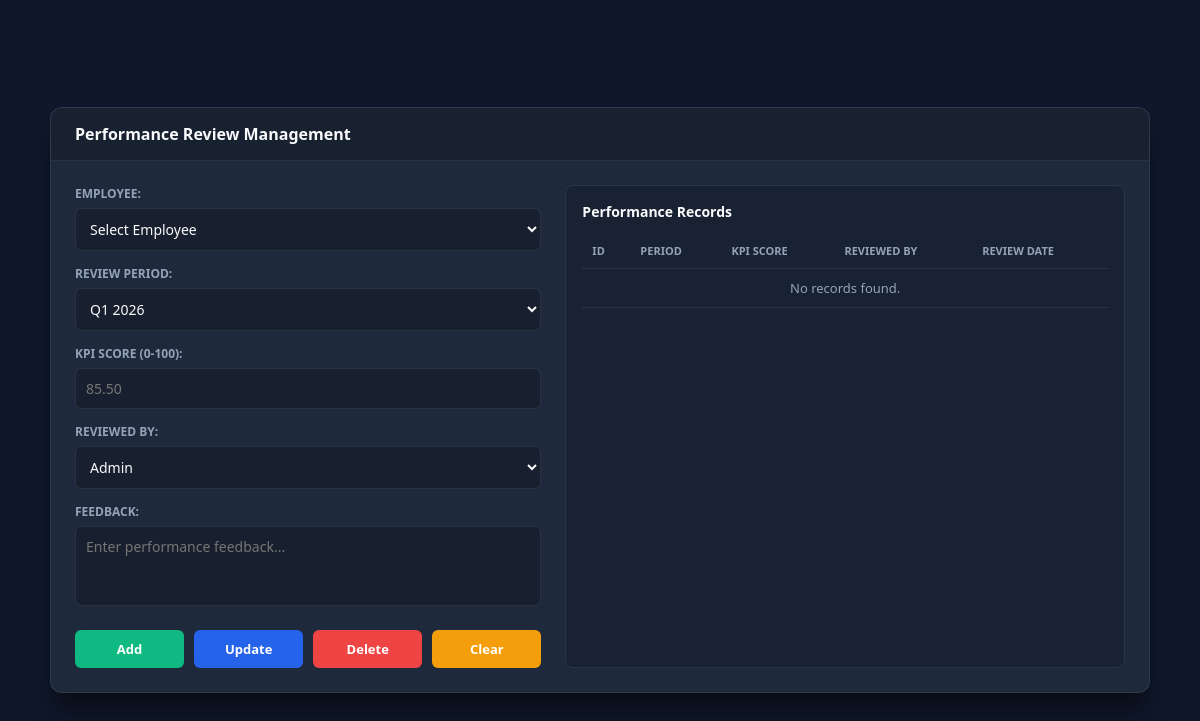
Before: /performance.php with the older database file.
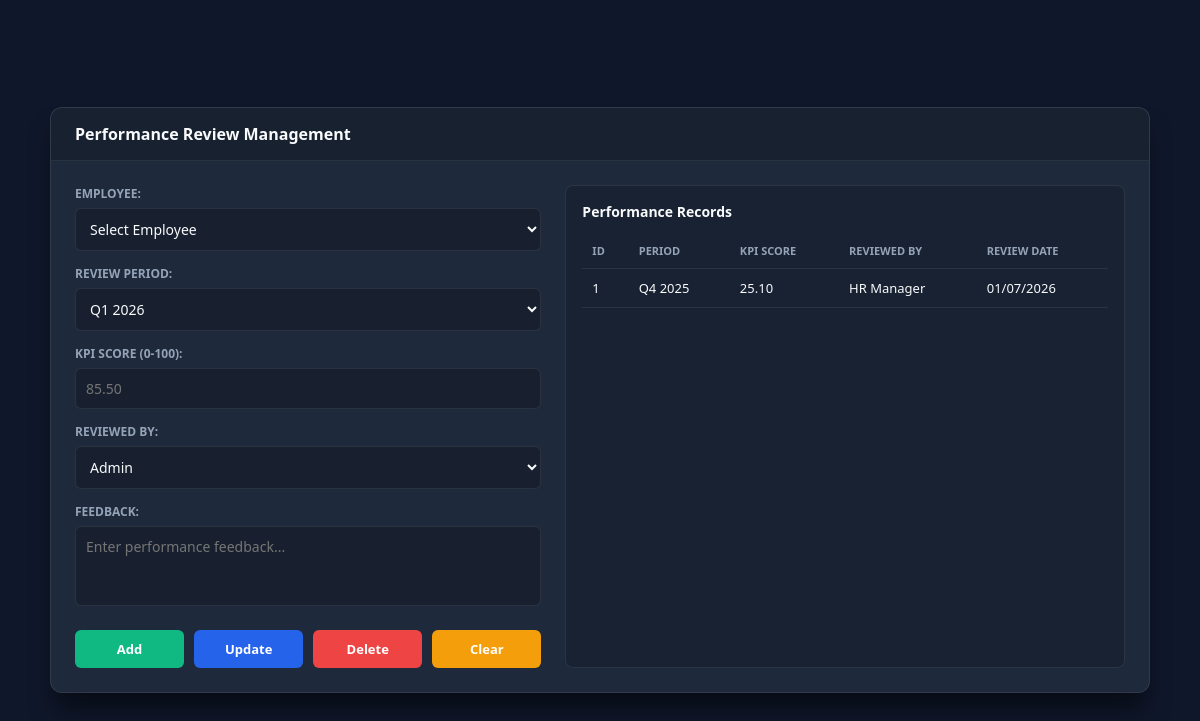
After: the same page with the newer database file.
### tables this page shows
CREATE TABLE `performance_reviews` (
  `id` int(11) NOT NULL,
  `employee_name` varchar(100) NOT NULL,
  `review_period` varchar(20) NOT NULL,
  `kpi_score` decimal(5,2) NOT NULL,
  `reviewed_by` varchar(50) NOT NULL,
  `feedback` text DEFAULT NULL,
  `review_date` date NOT NULL
);

### performance.php (the view, shortened to what this page needs)
<?php
require_once 'config/database.php';
$review_period = '';
$kpi_score = '';
$reviewed_by = '';
$feedback = '';
$records = [];
try {
    $stmt = $conn->query("SELECT * FROM performance_reviews ORDER BY id DESC");
    $records = $stmt->fetchAll(PDO::FETCH_ASSOC);
} catch (Exception $e) {
}
?>
<!DOCTYPE html>
<html lang="en">
<head>
</head>
<body>
<div class="container">
    <div class="window-header">
        <h2>Performance Review Management</h2>
    </div>
    <div class="main-layout">
        <div>
            <form id="reviewForm" method="POST" action="">
                <div class="form-section">
                    <div class="form-group">
                        <label>Employee:</label>
                        <select name="employee_name" id="employee_name" required>
                            <option value="">Select Employee</option>
                        </select>
                    </div>
                    <div class="form-group">
                        <label>Review Period:</label>
                        <select name="review_period" id="review_period" required>
                            <option value="Q1 2026" <?php echo $review_period == 'Q1 2026' ? 'selected' : ''; ?>>Q1 2026</option>
                        </select>
                    </div>
                    <div class="form-group">
                        <label>KPI Score (0-100):</label>
                        <input type="number" name="kpi_score" id="kpi_score" step="0.01" min="0" max="100" required placeholder="85.50" value="<?php echo htmlspecialchars($kpi_score); ?>">
                    </div>
                    <div class="form-group">
                        <label>Reviewed By:</label>
                        <select name="reviewed_by" id="reviewed_by" required>
                            <option value="Admin" <?php echo $reviewed_by == 'Admin' ? 'selected' : ''; ?>>Admin</option>
                        </select>
                    </div>
                    <div class="form-group">
                        <label>Feedback:</label>
                        <textarea name="feedback" id="feedback" placeholder="Enter performance feedback..."><?php echo htmlspecialchars($feedback); ?></textarea>
                    </div>
                    <div class="btn-grid">
                        <button type="submit" onclick="setAction('add')" class="btn btn-add">Add</button>
                        <button type="submit" onclick="setAction('update')" class="btn btn-update">Update</button>
                        <button type="submit" onclick="setAction('delete')" class="btn btn-delete">Delete</button>
                        <button type="button" onclick="clearForm()" class="btn btn-clear">Clear</button>
                    </div>
                </div>
            </form>
        </div>
        <div class="table-section">
            <h3>Performance Records</h3>
            <table>
                <thead>
                    <tr>
                        <th>ID</th>
                        <th>Period</th>
                        <th>KPI Score</th>
                        <th>Reviewed By</th>
                        <th>Review Date</th>
                    </tr>
                </thead>
                <tbody>
                    <?php if (empty($records)): ?>
                        <tr>
                            <td colspan="5" style="text-align: center; color: var(--text-muted);">No records found.</td>
                        </tr>
                    <?php else: ?>
                        <?php foreach ($records as $index => $row): ?>
                            <tr onclick="populateForm(<?php echo htmlspecialchars(json_encode($row)); ?>)">
                                <td><?php echo count($records) - $index; ?></td>
                                <td><?php echo htmlspecialchars($row['review_period']); ?></td>
                                <td><?php echo htmlspecialchars(number_format($row['kpi_score'], 2)); ?></td>
                                <td><?php echo htmlspecialchars($row['reviewed_by']); ?></td>
                                <td><?php echo htmlspecialchars(date('d/m/Y', strtotime($row['review_date']))); ?></td>
                            </tr>
                        <?php endforeach; ?>
                    <?php endif; ?>
                </tbody>
            </table>
        </div>
    </div>
</div>
</body>
</html>

Changed rows visible on the page:
added performance_reviews: count($records) - $index "1", review_period "Q4 2025", kpi_score "25.10", reviewed_by "HR Manager", review_date "01/07/2026"
Other visible differences:
text no longer shown: "No records found."
